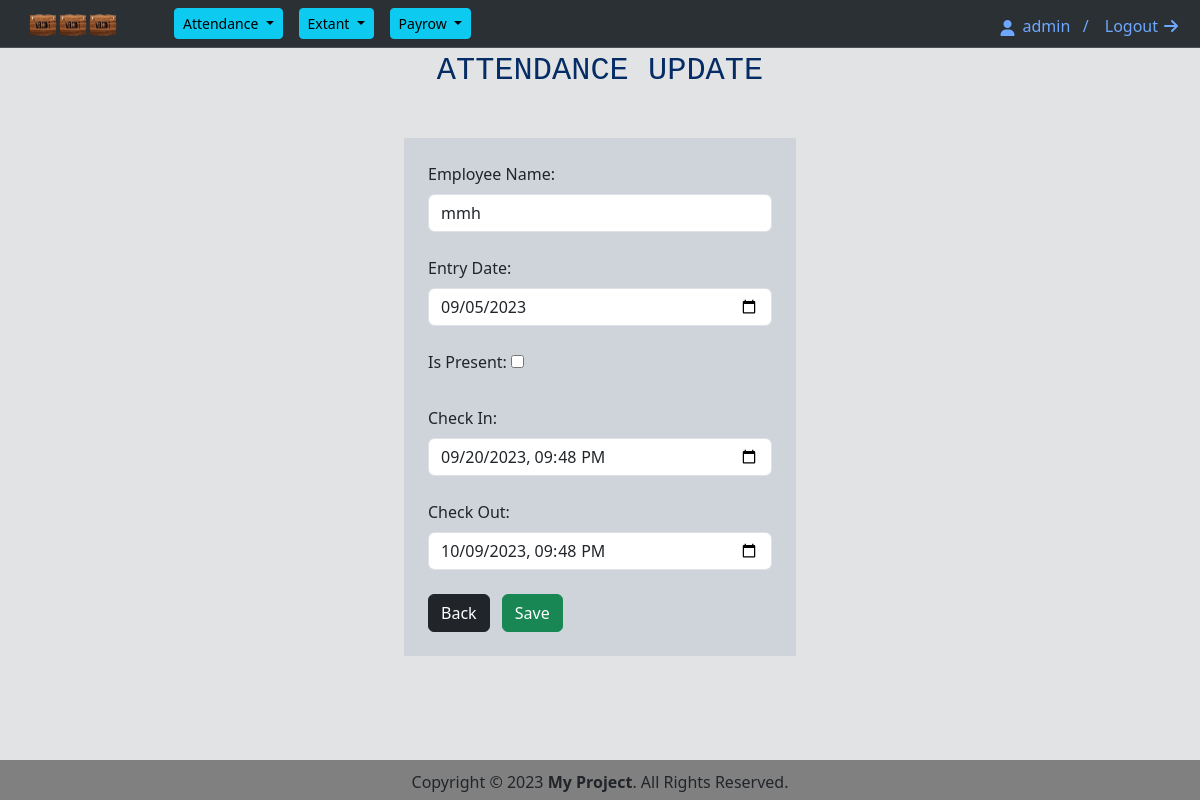
The page /update/7/ (signed in) on the database its author committed.
### attendance/models.py (models this page shows, shortened)
class EmployeeAttendance(models.Model):
    id = models.AutoField(primary_key=True)
    name = models.CharField(max_length=30)
    date = models.DateField()
    is_present = models.BooleanField(default=False)
    check_in_time = models.DateTimeField(null=True, blank=True)
    check_out_time = models.DateTimeField(null=True, blank=True)

### attendance/views.py (the view, shortened to what this page needs)
# urls.py: path('update/<int:pk>/', views.attendance_update, name='update'),
@permission_required('attendance.change_employeeattendance',login_url='login')
def attendance_update(request,pk):
    attendance = EmployeeAttendance.objects.get(id=pk)
    if request.method == "GET":
        values = {
            'name': attendance.name,
            'date': attendance.date,
            'is_present': attendance.is_present,
            'check_in_time': attendance.check_in_time,
            'check_out_time': attendance.check_out_time
        }
        form = AttendanceForm(initial=values)
        context = {'form':form,'attendance':attendance}
        return render(request,'attendance_update.html',context)

### attendance/forms.py
class AttendanceForm(forms.Form):
    name = forms.CharField(max_length=20, label='Employee Name',widget=widgets.TextInput(attrs={'placeholder':'Enter Name','class':'form-control'}))
    date = forms.DateField(label='Entry Date',widget=widgets.DateInput(attrs={'type':'date','class':'form-control'}))
    is_present = forms.BooleanField(label='Is Present', required=False)
    check_in_time = forms.DateTimeField(label='Check In',widget=widgets.DateTimeInput(attrs={'type':'datetime-local','class':'form-control'}))
    check_out_time = forms.DateTimeField(label='Check Out',widget=widgets.DateTimeInput(attrs={'type':'datetime-local','class':'form-control'}))

### attendance/templates/attendance_update.html (shortened to what this page needs)
{% extends 'base.html' %}
{% block title %}  <h2>Attendance Update</h2> {% endblock %}
{% block body %}
{% load static %}
<div class="container-fluid">
<form class="container col-lg-4 p-4 g-3 bg-dark-subtle mt-5" method="POST" action="/update/{{attendance.id}}/" enctype="multipart/form-data">
    <div class="col-md-12">
      <label class="form-label">{{form.name.label_tag}}</label>
      {{form.name}}
    </div>
    <div class="col-md-12">
        <label class="form-label">{{form.date.label_tag}}</label>
        {{form.date}}
    </div>
    <div class="col-12">
        <label class="form-label">{{ form.is_present.label_tag }}</label>
         {{ form.is_present }}
    </div>
    <div class="col-12">
      <label class="form-label">{{ form.check_in_time.label_tag }}</label>
      {{ form.check_in_time }}
    </div>
    <br>
    <div class="col-12">
      <label class="form-label">{{ form.check_out_time.label_tag }}</label>
      {{ form.check_out_time }}
    </div>
      <a href="javascript:history.back()" class="btn btn-dark me-2" role="button">Back</a>
      <button type="submit" class="btn btn-success">Save</button>
  </form>
</div>
{% endblock %}

### templates/header.html (shortened to what this page needs)
<nav class="navbar navbar-expand-lg bg-body-tertiary border-bottom border-body" data-bs-theme="dark">
    <div class="container-fluid">
        <a class="ms-3" href="#">
            <img src="/static/logoimg.png"><img src="/static/logoimg.png"><img src="/static/logoimg.png">
        </a>
        {% if user.is_authenticated %}
        <div class="collapse navbar-collapse ms-2" id="navbarNav">
            <ul class="navbar-nav">
                <div class="btn-group ms-5">
                    <button type="button" class="btn btn-sm btn-info dropdown-toggle" data-bs-toggle="dropdown" aria-expanded="false">
                        Attendance
                    </button>
                </div>
                <div class="btn-group ms-3">
                    <button type="button" class="btn btn-sm btn-info dropdown-toggle" data-bs-toggle="dropdown" aria-expanded="false">
                        Extant
                    </button>
                </div>
                <div class="btn-group ms-3">
                    <button type="button" class="btn btn-sm btn-info dropdown-toggle" data-bs-toggle="dropdown" aria-expanded="false">
                        Payrow
                    </button>
                </div>
            </ul>
        </div>
        <div class="d-flex mt-1 me-2">
            <a href="#" class="text-decoration-none me-2 icon-link icon-link-hover" style="--bs-icon-link-transform: translate3d(0, -.125rem, 0);">
            <i class="fa-solid fa-user mt-1 bi" aria-hidden="true"></i>
            {{ user.username }} &nbsp;&nbsp;/</a>
            <a href="/logout" class="text-decoration-none ms-2 icon-link icon-link-hover">
                Logout<i class="fa-solid fa-arrow-right bi" aria-hidden="true"></i></a>
        </div>
        {% endif %}
    </div>
</nav>

### static/css/style.css (style rules this page uses)
img { width: 30px; height: 30px; }

### rows shown on the page
EmployeeAttendance: name "mmh", date "09/05/2023", check_in_time "09/20/2023 21:48", check_out_time "10/09/2023 21:48"

### other values the page prints
{{ user.username }} "admin"
